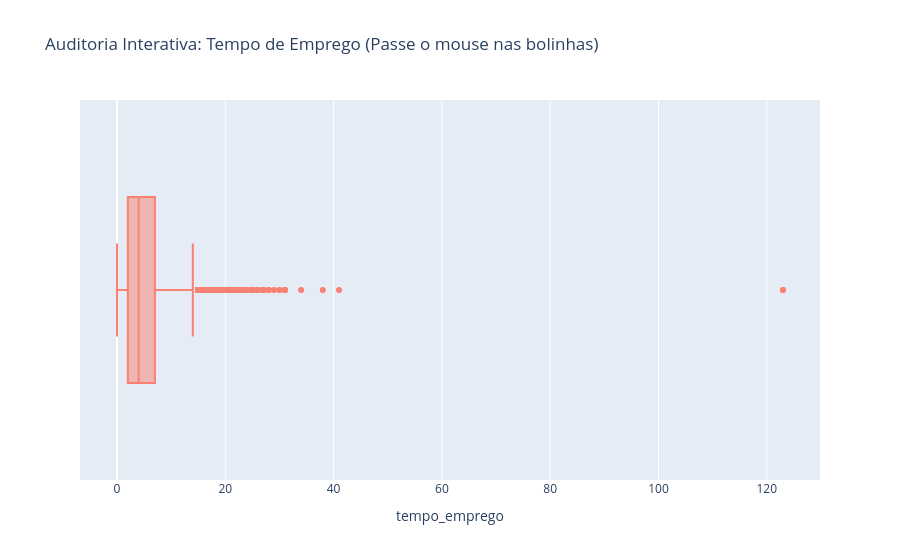

This figure's notebook cell:
### Code cell
import plotly.express as px

fig_emprego = px.box(
    df, 
    x="tempo_emprego", 
    title="Auditoria Interativa: Tempo de Emprego (Passe o mouse nas bolinhas)",
    points="outliers"
)
fig_emprego.update_traces(marker_color='salmon')
fig_emprego.show()

### Figure 1 — Plotly figure (JSON) as saved in the notebook; plotly's stock layout.template omitted (floating-point values rounded to 4 significant figures; data arrays with more than 128 entries replaced by an {"elided": "..."} marker saying what was removed)
{"data": [{"alignmentgroup": "True", "boxpoints": "outliers", "hovertemplate": "tempo_emprego=%{x}<extra></extra>", "legendgroup": "", "marker": {"color": "salmon"}, "name": "", "notched": false, "offsetgroup": "", "orientation": "h", "showlegend": false, "type": "box", "x": {"elided": "32416 float values"}, "x0": " ", "xaxis": "x", "y0": " ", "yaxis": "y"}], "layout": {"boxmode": "group", "legend": {"tracegroupgap": 0}, "title": {"text": "Auditoria Interativa: Tempo de Emprego (Passe o mouse nas bolinhas)"}, "xaxis": {"anchor": "y", "domain": [0, 1], "title": {"text": "tempo_emprego"}}, "yaxis": {"anchor": "x", "domain": [0, 1]}}}
